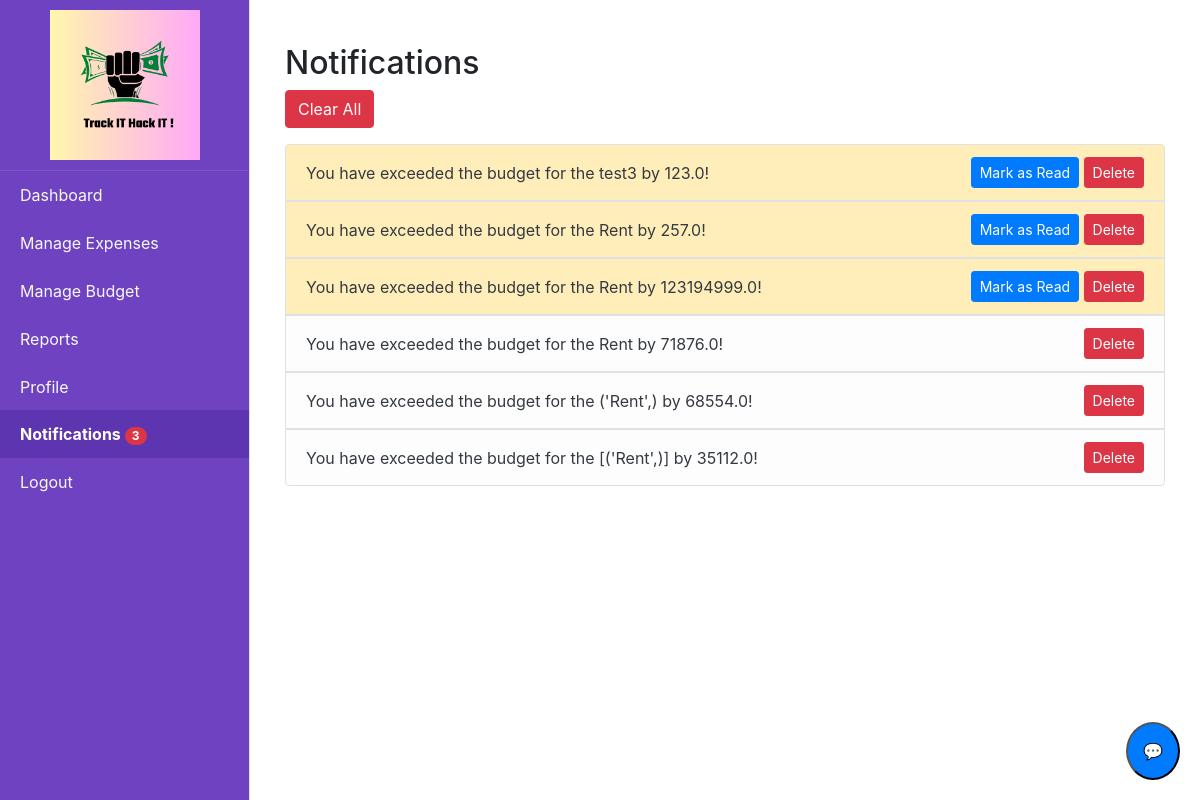
Page /notifications (signed in) on the committed database.
### tables this page shows
CREATE TABLE notifications (
    id INTEGER PRIMARY KEY AUTOINCREMENT,
    user_id INTEGER NOT NULL,
    message TEXT NOT NULL,
    is_read BOOLEAN DEFAULT 0,
    created_at TIMESTAMP DEFAULT CURRENT_TIMESTAMP,
    FOREIGN KEY (user_id) REFERENCES users (id)
);

### app.py (the view)
@app.route('/notifications')
@login_required
def notifications():
    notifications = query_db('''
        SELECT id, message, is_read, created_at
        FROM notifications
        WHERE user_id = ?
        ORDER BY is_read asc, created_at DESC
    ''', [current_user.id])
    return render_template('notifications.html', notifications=notifications)

### app.py (called while the page is built)
@login_manager.user_loader
def load_user(user_id):
    return get_user_by_id(user_id)

@app.after_request
def after_request(response):
    response.headers["Cache-Control"] = "no-cache, no-store, must-revalidate"
    return response

@app.context_processor
def inject_unread_notifications():
    if current_user.is_authenticated:
        unread_count = query_db('''
            SELECT COUNT(*)
            FROM notifications
            WHERE user_id = ? AND is_read = 0
        ''', [current_user.id], one=True)
        return dict(unread_count=unread_count[0] if unread_count else 0)
    return dict(unread_count=0)

### database.py (called while the page is built)
def get_db():
    return sqlite3.connect(DATABASE)

def query_db(query, args=(), one=False):
    cur = get_db().execute(query, args)
    rv = cur.fetchall()
    cur.close()
    return (rv[0] if rv else None) if one else rv

def get_user_by_id(user_id):
    conn = sqlite3.connect(DATABASE)
    cursor = conn.cursor()
    cursor.execute('SELECT * FROM users WHERE id = ?', (user_id,))
    user = cursor.fetchone()
    conn.close()
    if user:
        return User(id=user[0], username=user[1], email=user[2], password=user[3])
    return None

### templates/notifications.html (shortened to what this page needs)
{% extends "home.html" %}
{% block content %}
<div class="container mt-4">
    <h2>Notifications</h2>
    <button id="clearAllBtn" class="btn btn-danger mb-3">Clear All</button>
    <ul class="list-group">
        {% for notification in notifications %}
        <li class="list-group-item d-flex text-dark justify-content-between align-items-center border {% if notification[2] == 1 %}list-group-item-light {% else %}list-group-item-warning{% endif %}">
            {{ notification[1] }}
            <div>
                {% if notification[2] == 0 %}
                <button class="btn btn-primary btn-sm mark-as-read" data-id="{{ notification[0] }}">Mark as Read</button>
                {% endif %}
                <button class="btn btn-danger btn-sm delete-notification" data-id="{{ notification[0] }}">Delete</button>
            </div>
        </li>
        {% endfor %}
    </ul>
</div>
{% endblock %}

### static/styles_home.css (style rules this page uses)
.list-group-item { border: none; color: #ffffff; }

### rows in the picture
notifications: message "You have exceeded the budget for the test3 by 123.0!"
notifications: message "You have exceeded the budget for the Rent by 257.0!"
notifications: message "You have exceeded the budget for the Rent by 123194999.0!"
notifications: message "You have exceeded the budget for the Rent by 71876.0!"
notifications: message "You have exceeded the budget for the ('Rent',) by 68554.0!"
notifications: message "You have exceeded the budget for the [('Rent',)] by 35112.0!"

### other values in the picture
{{ unread_count }} "3"
